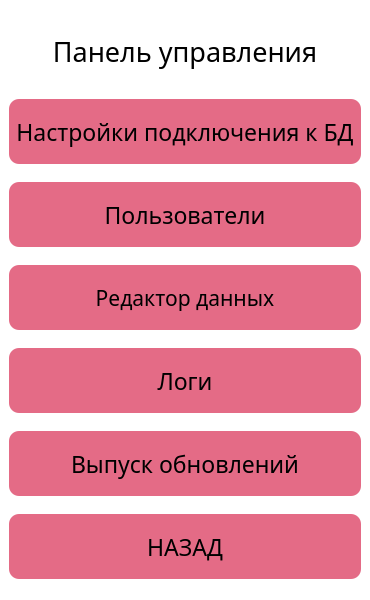
<?xml version="1.0" encoding="UTF-8"?>
<ui version="4.0">
 <class>WindowControl</class>
 <widget class="QMainWindow" name="WindowControl">
  <property name="geometry">
   <rect>
    <x>0</x>
    <y>0</y>
    <width>370</width>
    <height>600</height>
   </rect>
  </property>
  <property name="minimumSize">
   <size>
    <width>370</width>
    <height>600</height>
   </size>
  </property>
  <property name="maximumSize">
   <size>
    <width>370</width>
    <height>600</height>
   </size>
  </property>
  <property name="font">
   <font>
    <family>Trebuchet MS</family>
    <pointsize>14</pointsize>
   </font>
  </property>
  <property name="cursor">
   <cursorShape>ArrowCursor</cursorShape>
  </property>
  <property name="mouseTracking">
   <bool>false</bool>
  </property>
  <property name="tabletTracking">
   <bool>false</bool>
  </property>
  <property name="windowTitle">
   <string>Малина 64</string>
  </property>
  <property name="styleSheet">
   <string notr="true">background: #fff</string>
  </property>
  <widget class="QWidget" name="centralwidget">
   <layout class="QVBoxLayout" name="verticalLayout">
    <item>
     <widget class="QLabel" name="label_section">
      <property name="minimumSize">
       <size>
        <width>0</width>
        <height>60</height>
       </size>
      </property>
      <property name="maximumSize">
       <size>
        <width>16777215</width>
        <height>60</height>
       </size>
      </property>
      <property name="font">
       <font>
        <family>Trebuchet MS</family>
        <pointsize>20</pointsize>
       </font>
      </property>
      <property name="text">
       <string>Панель управления</string>
      </property>
      <property name="alignment">
       <set>Qt::AlignCenter</set>
      </property>
     </widget>
    </item>
    <item>
     <widget class="QPushButton" name="btn_config_DB">
      <property name="minimumSize">
       <size>
        <width>0</width>
        <height>65</height>
       </size>
      </property>
      <property name="maximumSize">
       <size>
        <width>16777215</width>
        <height>65</height>
       </size>
      </property>
      <property name="font">
       <font>
        <family>Trebuchet MS</family>
        <pointsize>17</pointsize>
        <weight>50</weight>
        <bold>false</bold>
       </font>
      </property>
      <property name="focusPolicy">
       <enum>Qt::StrongFocus</enum>
      </property>
      <property name="styleSheet">
       <string notr="true">QPushButton {
background-color: rgb(228, 107, 134);
border: none;
border-radius: 10px}

QPushButton:hover {
border: 1px solid  rgb(0, 0, 0);
background-color: rgba(228, 107, 134, 0.9)
}

QPushButton:pressed {
border:3px solid  rgb(0, 0, 0);
background-color: rgba(228, 107, 134, 1)
}</string>
      </property>
      <property name="text">
       <string>Настройки подключения к БД</string>
      </property>
      <property name="shortcut">
       <string>Return</string>
      </property>
      <property name="checkable">
       <bool>false</bool>
      </property>
     </widget>
    </item>
    <item>
     <widget class="QPushButton" name="btn_control_users">
      <property name="minimumSize">
       <size>
        <width>0</width>
        <height>65</height>
       </size>
      </property>
      <property name="maximumSize">
       <size>
        <width>16777215</width>
        <height>65</height>
       </size>
      </property>
      <property name="font">
       <font>
        <family>Trebuchet MS</family>
        <pointsize>17</pointsize>
        <weight>50</weight>
        <bold>false</bold>
       </font>
      </property>
      <property name="focusPolicy">
       <enum>Qt::StrongFocus</enum>
      </property>
      <property name="styleSheet">
       <string notr="true">QPushButton {
background-color: rgb(228, 107, 134);
border: none;
border-radius: 10px}

QPushButton:hover {
border: 1px solid  rgb(0, 0, 0);
background-color: rgba(228, 107, 134, 0.9)
}

QPushButton:pressed {
border:3px solid  rgb(0, 0, 0);
background-color: rgba(228, 107, 134, 1)
}</string>
      </property>
      <property name="text">
       <string>Пользователи</string>
      </property>
      <property name="shortcut">
       <string>Return</string>
      </property>
      <property name="checkable">
       <bool>false</bool>
      </property>
     </widget>
    </item>
    <item>
     <widget class="QPushButton" name="btn_SQL_queries">
      <property name="sizePolicy">
       <sizepolicy hsizetype="Minimum" vsizetype="Fixed">
        <horstretch>0</horstretch>
        <verstretch>65</verstretch>
       </sizepolicy>
      </property>
      <property name="minimumSize">
       <size>
        <width>0</width>
        <height>65</height>
       </size>
      </property>
      <property name="font">
       <font>
        <family>Trebuchet MS</family>
        <pointsize>16</pointsize>
        <weight>50</weight>
        <bold>false</bold>
       </font>
      </property>
      <property name="focusPolicy">
       <enum>Qt::StrongFocus</enum>
      </property>
      <property name="styleSheet">
       <string notr="true">QPushButton {
background-color: rgb(228, 107, 134);
border: none;
border-radius: 10px}

QPushButton:hover {
border: 1px solid  rgb(0, 0, 0);
background-color: rgba(228, 107, 134, 0.9)
}

QPushButton:pressed {
border:3px solid  rgb(0, 0, 0);
background-color: rgba(228, 107, 134, 1)
}</string>
      </property>
      <property name="text">
       <string>Редактор данных</string>
      </property>
      <property name="shortcut">
       <string>Return</string>
      </property>
      <property name="checkable">
       <bool>false</bool>
      </property>
     </widget>
    </item>
    <item>
     <widget class="QPushButton" name="btn_logs_editing">
      <property name="minimumSize">
       <size>
        <width>0</width>
        <height>65</height>
       </size>
      </property>
      <property name="maximumSize">
       <size>
        <width>16777215</width>
        <height>65</height>
       </size>
      </property>
      <property name="font">
       <font>
        <family>Trebuchet MS</family>
        <pointsize>17</pointsize>
        <weight>50</weight>
        <bold>false</bold>
       </font>
      </property>
      <property name="focusPolicy">
       <enum>Qt::StrongFocus</enum>
      </property>
      <property name="styleSheet">
       <string notr="true">QPushButton {
background-color: rgb(228, 107, 134);
border: none;
border-radius: 10px}

QPushButton:hover {
border: 1px solid  rgb(0, 0, 0);
background-color: rgba(228, 107, 134, 0.9)
}

QPushButton:pressed {
border:3px solid  rgb(0, 0, 0);
background-color: rgba(228, 107, 134, 1)
}</string>
      </property>
      <property name="text">
       <string>Логи</string>
      </property>
      <property name="shortcut">
       <string>Return</string>
      </property>
      <property name="checkable">
       <bool>false</bool>
      </property>
     </widget>
    </item>
    <item>
     <widget class="QPushButton" name="btn_release_updates">
      <property name="minimumSize">
       <size>
        <width>0</width>
        <height>65</height>
       </size>
      </property>
      <property name="maximumSize">
       <size>
        <width>16777215</width>
        <height>65</height>
       </size>
      </property>
      <property name="font">
       <font>
        <family>Trebuchet MS</family>
        <pointsize>17</pointsize>
        <weight>50</weight>
        <bold>false</bold>
       </font>
      </property>
      <property name="focusPolicy">
       <enum>Qt::StrongFocus</enum>
      </property>
      <property name="styleSheet">
       <string notr="true">QPushButton {
background-color: rgb(228, 107, 134);
border: none;
border-radius: 10px}

QPushButton:hover {
border: 1px solid  rgb(0, 0, 0);
background-color: rgba(228, 107, 134, 0.9)
}

QPushButton:pressed {
border:3px solid  rgb(0, 0, 0);
background-color: rgba(228, 107, 134, 1)
}</string>
      </property>
      <property name="text">
       <string>Выпуск обновлений</string>
      </property>
      <property name="shortcut">
       <string>Return</string>
      </property>
      <property name="checkable">
       <bool>false</bool>
      </property>
     </widget>
    </item>
    <item>
     <widget class="QPushButton" name="btn_back">
      <property name="minimumSize">
       <size>
        <width>0</width>
        <height>65</height>
       </size>
      </property>
      <property name="maximumSize">
       <size>
        <width>16777215</width>
        <height>65</height>
       </size>
      </property>
      <property name="font">
       <font>
        <family>Trebuchet MS</family>
        <pointsize>17</pointsize>
        <weight>50</weight>
        <bold>false</bold>
       </font>
      </property>
      <property name="focusPolicy">
       <enum>Qt::StrongFocus</enum>
      </property>
      <property name="styleSheet">
       <string notr="true">QPushButton {
background-color: rgb(228, 107, 134);
border: none;
border-radius: 10px}

QPushButton:hover {
border: 1px solid  rgb(0, 0, 0);
background-color: rgba(228, 107, 134, 0.9)
}

QPushButton:pressed {
border:3px solid  rgb(0, 0, 0);
background-color: rgba(228, 107, 134, 1)
}</string>
      </property>
      <property name="text">
       <string>НАЗАД</string>
      </property>
      <property name="shortcut">
       <string>Return</string>
      </property>
      <property name="checkable">
       <bool>false</bool>
      </property>
     </widget>
    </item>
   </layout>
  </widget>
 </widget>
 <resources/>
 <connections/>
</ui>
